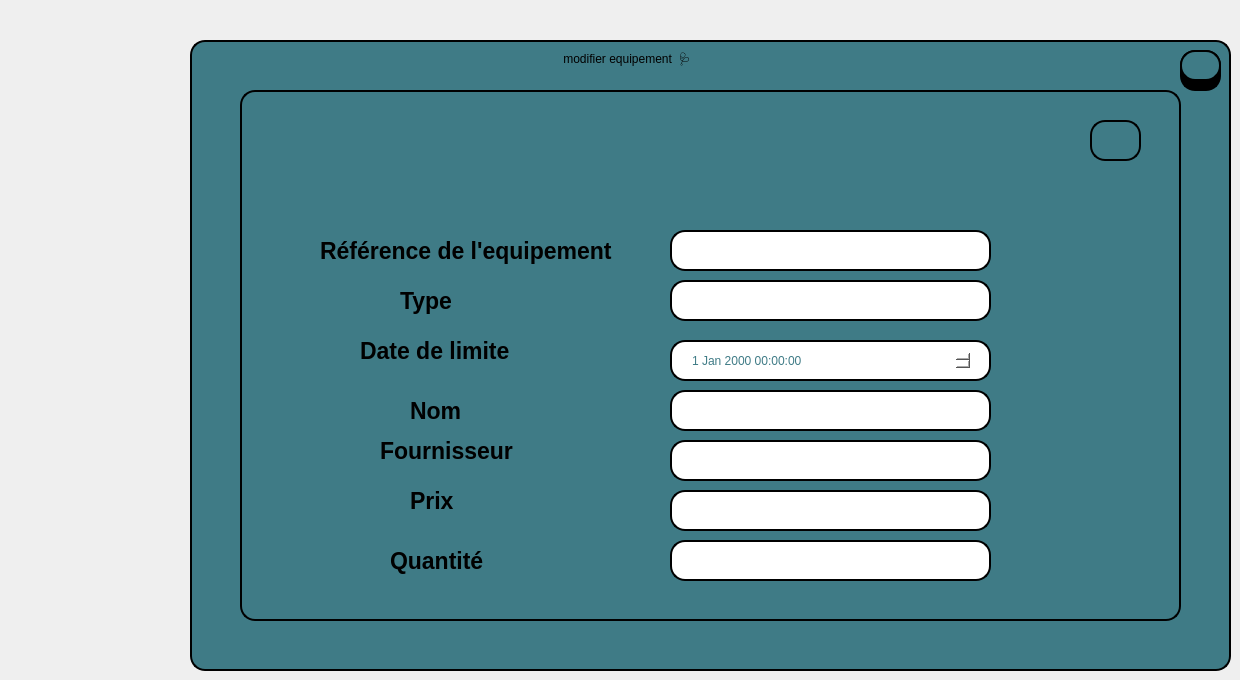
     <widget class="QWidget" name="tab_7">
      <attribute name="title">
       <string>Page</string>
      </attribute>
      <widget class="QLineEdit" name="lineEdit_18">
       <property name="geometry">
        <rect>
         <x>1070</x>
         <y>130</y>
         <width>51</width>
         <height>51</height>
        </rect>
       </property>
       <property name="styleSheet">
        <string notr="true">background-color:rgb(0, 0, 0);
border: 2px solid #000000;
border-radius: 15px;
</string>
       </property>
      </widget>
      <widget class="QTableView" name="tableView_23">
       <property name="geometry">
        <rect>
         <x>190</x>
         <y>40</y>
         <width>1041</width>
         <height>631</height>
        </rect>
       </property>
       <property name="styleSheet">
        <string notr="true">background-color: rgb(63, 123, 134);
border: 2px solid #000000;
border-radius: 15px;</string>
       </property>
      </widget>
      <widget class="QLineEdit" name="lineEdit_86">
       <property name="geometry">
        <rect>
         <x>820</x>
         <y>490</y>
         <width>321</width>
         <height>41</height>
        </rect>
       </property>
       <property name="styleSheet">
        <string notr="true">border: 2px solid #000000;
border-radius: 15px;
background-color: rgb(255, 255, 255);</string>
       </property>
      </widget>
      <widget class="QLineEdit" name="lineEdit_81">
       <property name="geometry">
        <rect>
         <x>820</x>
         <y>190</y>
         <width>321</width>
         <height>41</height>
        </rect>
       </property>
       <property name="styleSheet">
        <string notr="true">border: 2px solid #000000;
border-radius: 15px;
background-color: rgb(255, 255, 255);</string>
       </property>
      </widget>
      <widget class="QLabel" name="label_97">
       <property name="geometry">
        <rect>
         <x>420</x>
         <y>430</y>
         <width>181</width>
         <height>41</height>
        </rect>
       </property>
       <property name="font">
        <font>
         <pointsize>17</pointsize>
         <bold>true</bold>
        </font>
       </property>
       <property name="text">
        <string>Prix </string>
       </property>
      </widget>
      <widget class="QLabel" name="label_98">
       <property name="geometry">
        <rect>
         <x>420</x>
         <y>380</y>
         <width>181</width>
         <height>41</height>
        </rect>
       </property>
       <property name="font">
        <font>
         <pointsize>17</pointsize>
         <bold>true</bold>
        </font>
       </property>
       <property name="text">
        <string>Fournisseur</string>
       </property>
      </widget>
      <widget class="QTableView" name="tableView_24">
       <property name="geometry">
        <rect>
         <x>240</x>
         <y>90</y>
         <width>941</width>
         <height>531</height>
        </rect>
       </property>
       <property name="styleSheet">
        <string notr="true">background-color: rgb(63, 123, 134);
border: 2px solid #000000;
border-radius: 15px;</string>
       </property>
      </widget>
      <widget class="QLineEdit" name="lineEdit_112">
       <property name="geometry">
        <rect>
         <x>670</x>
         <y>280</y>
         <width>321</width>
         <height>41</height>
        </rect>
       </property>
       <property name="styleSheet">
        <string notr="true">
border: 2px solid #000000;
color: rgb(0, 0, 0);
border-radius: 15px;
background-color: rgb(255, 255, 255);</string>
       </property>
      </widget>
      <widget class="QLineEdit" name="lineEdit_111">
       <property name="geometry">
        <rect>
         <x>670</x>
         <y>230</y>
         <width>321</width>
         <height>41</height>
        </rect>
       </property>
       <property name="styleSheet">
        <string notr="true">border: 2px solid #000000;
border-radius: 15px;
background-color: rgb(255, 255, 255);
color: rgb(0, 0, 0);</string>
       </property>
       <property name="readOnly">
        <bool>true</bool>
       </property>
      </widget>
      <widget class="QLabel" name="label_99">
       <property name="geometry">
        <rect>
         <x>320</x>
         <y>230</y>
         <width>411</width>
         <height>41</height>
        </rect>
       </property>
       <property name="font">
        <font>
         <family>Segoe UI</family>
         <pointsize>17</pointsize>
         <italic>false</italic>
         <bold>true</bold>
        </font>
       </property>
       <property name="styleSheet">
        <string notr="true"/>
       </property>
       <property name="text">
        <string>Référence de l'equipement </string>
       </property>
      </widget>
      <widget class="QPushButton" name="Quit_6">
       <property name="geometry">
        <rect>
         <x>1180</x>
         <y>50</y>
         <width>41</width>
         <height>31</height>
        </rect>
       </property>
       <property name="font">
        <font>
         <pointsize>12</pointsize>
         <bold>true</bold>
        </font>
       </property>
       <property name="styleSheet">
        <string notr="true">background-color:rgb(63, 123, 134);
border: 2px solid #000000;
border-radius: 15px;
</string>
       </property>
       <property name="text">
        <string/>
       </property>
       <property name="icon">
        <iconset theme="QIcon::ThemeIcon::ApplicationExit"/>
       </property>
       <property name="iconSize">
        <size>
         <width>26</width>
         <height>21</height>
        </size>
       </property>
      </widget>
      <widget class="QPushButton" name="modif_save">
       <property name="geometry">
        <rect>
         <x>1090</x>
         <y>120</y>
         <width>51</width>
         <height>41</height>
        </rect>
       </property>
       <property name="font">
        <font>
         <pointsize>12</pointsize>
         <bold>true</bold>
        </font>
       </property>
       <property name="styleSheet">
        <string notr="true">background-color:rgb(63, 123, 134);
border: 2px solid #000000;
border-radius: 15px;
</string>
       </property>
       <property name="text">
        <string/>
       </property>
       <property name="icon">
        <iconset resource="image.qrc">
         <normaloff>:/save.png</normaloff>:/save.png</iconset>
       </property>
       <property name="iconSize">
        <size>
         <width>25</width>
         <height>26</height>
        </size>
       </property>
      </widget>
      <widget class="QLineEdit" name="lineEdit_114">
       <property name="geometry">
        <rect>
         <x>670</x>
         <y>390</y>
         <width>321</width>
         <height>41</height>
        </rect>
       </property>
       <property name="styleSheet">
        <string notr="true">border: 2px solid #000000;
color: rgb(0, 0, 0);
border-radius: 15px;
background-color: rgb(255, 255, 255);</string>
       </property>
      </widget>
      <widget class="QLineEdit" name="dateEdit_82">
       <property name="geometry">
        <rect>
         <x>670</x>
         <y>340</y>
         <width>321</width>
         <height>41</height>
        </rect>
       </property>
       <property name="styleSheet">
        <string notr="true">border: 2px solid #000000;
border-radius: 15px;
background-color: rgb(255, 255, 255);</string>
       </property>
      </widget>
      <widget class="QLabel" name="label_100">
       <property name="geometry">
        <rect>
         <x>400</x>
         <y>280</y>
         <width>181</width>
         <height>41</height>
        </rect>
       </property>
       <property name="font">
        <font>
         <pointsize>17</pointsize>
         <bold>true</bold>
        </font>
       </property>
       <property name="text">
        <string>Type</string>
       </property>
      </widget>
      <widget class="QDateTimeEdit" name="dateEdit_113">
       <property name="geometry">
        <rect>
         <x>690</x>
         <y>350</y>
         <width>281</width>
         <height>21</height>
        </rect>
       </property>
       <property name="styleSheet">
        <string notr="true">border-radius: 15px;
background-color: rgb(255, 255, 255);
color: rgb(63, 123, 134);</string>
       </property>
      </widget>
      <widget class="QLineEdit" name="lineEdit_71">
       <property name="geometry">
        <rect>
         <x>1180</x>
         <y>50</y>
         <width>41</width>
         <height>41</height>
        </rect>
       </property>
       <property name="styleSheet">
        <string notr="true">background-color:rgb(0, 0, 0);
border: 2px solid #000000;
border-radius: 15px;
</string>
       </property>
      </widget>
      <widget class="QLabel" name="label_102">
       <property name="geometry">
        <rect>
         <x>410</x>
         <y>390</y>
         <width>181</width>
         <height>41</height>
        </rect>
       </property>
       <property name="font">
        <font>
         <pointsize>17</pointsize>
         <bold>true</bold>
        </font>
       </property>
       <property name="text">
        <string>Nom</string>
       </property>
      </widget>
      <widget class="QLineEdit" name="lineEdit_115">
       <property name="geometry">
        <rect>
         <x>670</x>
         <y>440</y>
         <width>321</width>
         <height>41</height>
        </rect>
       </property>
       <property name="styleSheet">
        <string notr="true">border: 2px solid #000000;
color: rgb(0, 0, 0);
border-radius: 15px;
background-color: rgb(255, 255, 255);</string>
       </property>
      </widget>
      <widget class="QLabel" name="label_103">
       <property name="geometry">
        <rect>
         <x>360</x>
         <y>330</y>
         <width>201</width>
         <height>41</height>
        </rect>
       </property>
       <property name="font">
        <font>
         <pointsize>17</pointsize>
         <bold>true</bold>
        </font>
       </property>
       <property name="text">
        <string>Date de limite </string>
       </property>
      </widget>
      <widget class="QLabel" name="label_104">
       <property name="geometry">
        <rect>
         <x>560</x>
         <y>40</y>
         <width>321</width>
         <height>41</height>
        </rect>
       </property>
       <property name="styleSheet">
        <string notr="true">font: 600 22pt &quot;Segoe UI&quot;;</string>
       </property>
       <property name="text">
        <string> modifier equipement  🩺</string>
       </property>
      </widget>
      <widget class="QLabel" name="label_249">
       <property name="geometry">
        <rect>
         <x>410</x>
         <y>480</y>
         <width>181</width>
         <height>41</height>
        </rect>
       </property>
       <property name="font">
        <font>
         <pointsize>17</pointsize>
         <bold>true</bold>
        </font>
       </property>
       <property name="text">
        <string>Prix </string>
       </property>
      </widget>
      <widget class="QLabel" name="label_250">
       <property name="geometry">
        <rect>
         <x>380</x>
         <y>430</y>
         <width>181</width>
         <height>41</height>
        </rect>
       </property>
       <property name="font">
        <font>
         <pointsize>17</pointsize>
         <bold>true</bold>
        </font>
       </property>
       <property name="text">
        <string>Fournisseur</string>
       </property>
      </widget>
      <widget class="QLabel" name="label_251">
       <property name="geometry">
        <rect>
         <x>390</x>
         <y>540</y>
         <width>181</width>
         <height>41</height>
        </rect>
       </property>
       <property name="font">
        <font>
         <pointsize>17</pointsize>
         <bold>true</bold>
        </font>
       </property>
       <property name="text">
        <string>Quantité</string>
       </property>
      </widget>
      <widget class="QLineEdit" name="lineEdit_116">
       <property name="geometry">
        <rect>
         <x>670</x>
         <y>490</y>
         <width>321</width>
         <height>41</height>
        </rect>
       </property>
       <property name="styleSheet">
        <string notr="true">border: 2px solid #000000;
color: rgb(0, 0, 0);
border-radius: 15px;
background-color: rgb(255, 255, 255);</string>
       </property>
      </widget>
      <widget class="QLineEdit" name="lineEdit_117">
       <property name="geometry">
        <rect>
         <x>670</x>
         <y>540</y>
         <width>321</width>
         <height>41</height>
        </rect>
       </property>
       <property name="styleSheet">
        <string notr="true">border: 2px solid #000000;
color: rgb(0, 0, 0);
border-radius: 15px;
background-color: rgb(255, 255, 255);</string>
       </property>
      </widget>
      <zorder>lineEdit_18</zorder>
      <zorder>tableView_23</zorder>
      <zorder>lineEdit_86</zorder>
      <zorder>lineEdit_81</zorder>
      <zorder>label_97</zorder>
      <zorder>label_98</zorder>
      <zorder>tableView_24</zorder>
      <zorder>lineEdit_112</zorder>
      <zorder>lineEdit_111</zorder>
      <zorder>label_99</zorder>
      <zorder>lineEdit_114</zorder>
      <zorder>dateEdit_82</zorder>
      <zorder>label_100</zorder>
      <zorder>dateEdit_113</zorder>
      <zorder>lineEdit_71</zorder>
      <zorder>label_102</zorder>
      <zorder>lineEdit_115</zorder>
      <zorder>label_103</zorder>
      <zorder>label_104</zorder>
      <zorder>modif_save</zorder>
      <zorder>Quit_6</zorder>
      <zorder>label_249</zorder>
      <zorder>label_250</zorder>
      <zorder>label_251</zorder>
      <zorder>lineEdit_116</zorder>
      <zorder>lineEdit_117</zorder>
     </widget>
